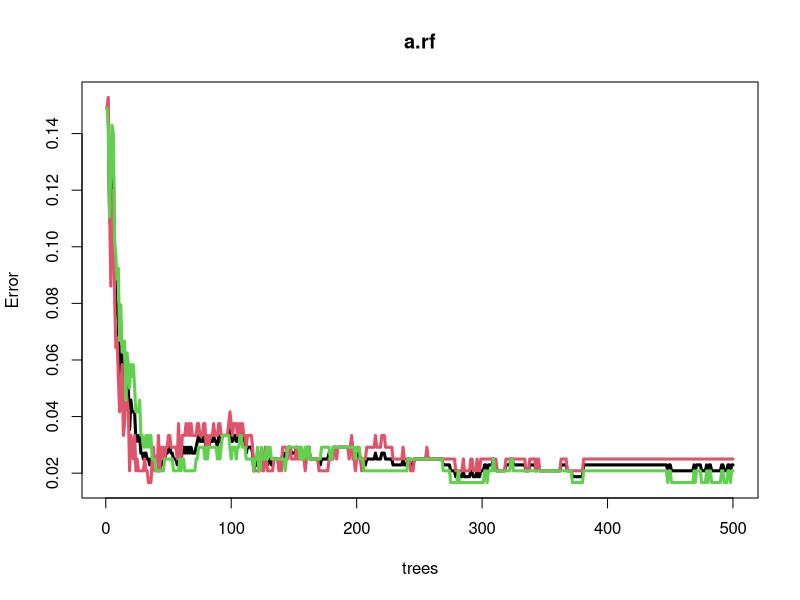
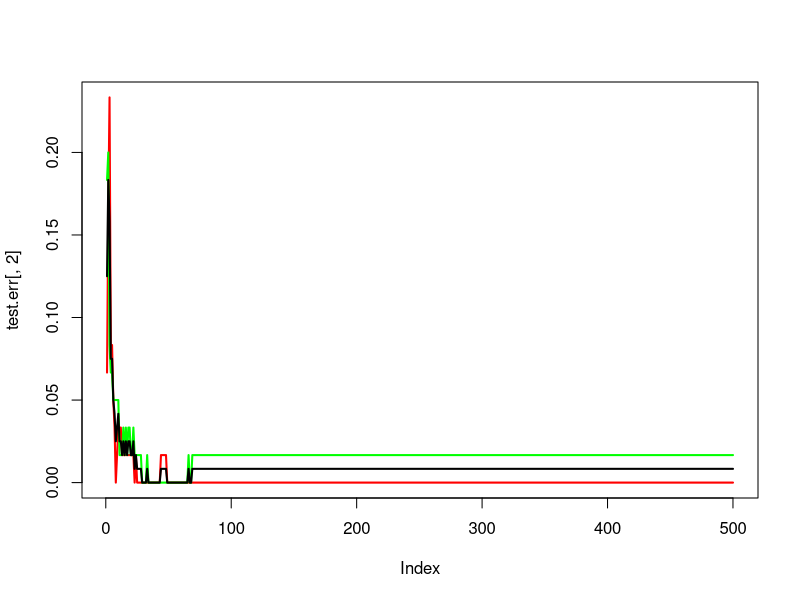
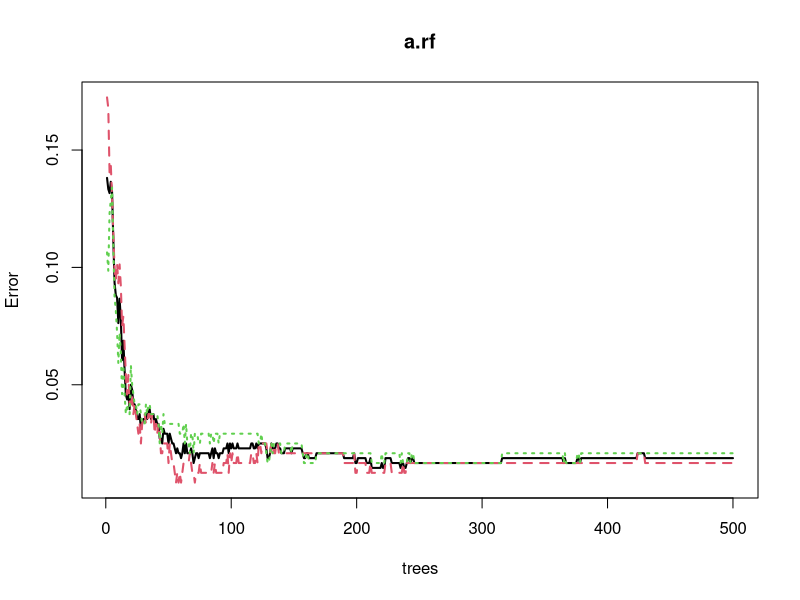
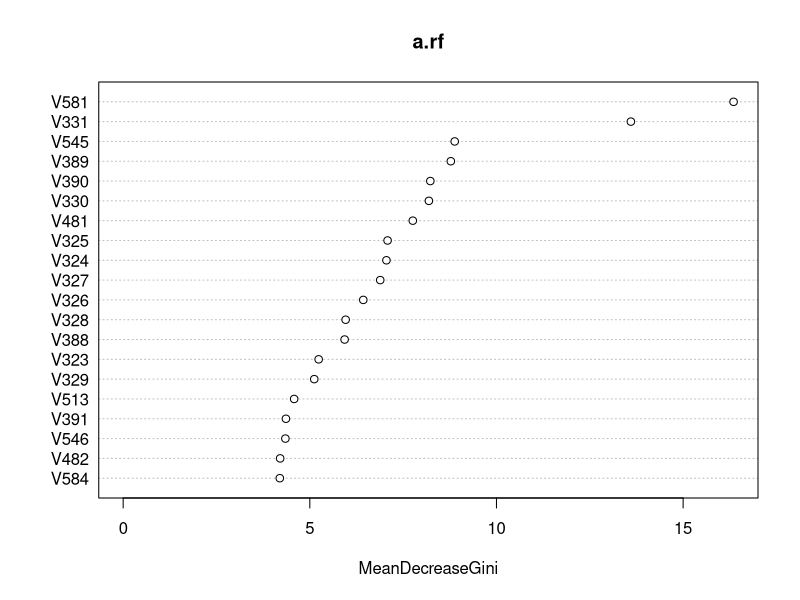

Write the R code that produced these figures, in order.
## ---- chunk 1
knitr::opts_chunk$set(echo = TRUE)
## ---- chunk 2
xtr <- read.table('../Lecture15/isolet-train-c-z.data', sep=',')
xte <- read.table('../Lecture15/isolet-test-c-z.data', sep=',') 
xtr$V618 <- as.factor(xtr$V618)
xte$V618 <- as.factor(xte$V618)
## ---- chunk 3
library(randomForest)
set.seed(123)
a.rf <- randomForest(V618 ~ ., data=xtr, ntree=500) 
p.rf <- predict(a.rf, newdata=xte, type='response')
table(p.rf, xte$V618)
## ---- chunk 4
plot(a.rf, lwd=3, lty=1)
a.rf
## ---- chunk 5
x.train <- model.matrix(V618 ~ ., data=xtr)
y.train <- xtr$V618
x.test <- model.matrix(V618 ~ ., data=xte)
y.test <- xte$V618
set.seed(123)
a.rf <- randomForest(x=x.train, y=y.train, xtest=x.test, ytest=y.test, ntree=500) 
test.err <- a.rf$test$err.rate
ma <- max(c(test.err))
plot(test.err[, 2], lwd=2, lty=1, col='red', type='l', ylim=c(0, max(c(0, ma))))
lines(test.err[, 3], lwd=2, lty=1, col='green')
lines(test.err[, 1], lwd=2, lty=1, col='black')
## ---- chunk 6
plot(a.rf, lwd=2)
a.rf
## ---- chunk 7
varImpPlot(a.rf, n.var=20)
## ---- chunk 8
library(class)
u1 <- knn(train=xtr[, -618], test=xte[, -618], cl=xtr[, 618], k = 1)
table(u1, xte$V618)

u5 <- knn(train=xtr[, -618], test=xte[, -618], cl=xtr[, 618], k = 5)
table(u5, xte$V618)

u10 <- knn(train=xtr[, -618], test=xte[, -618], cl=xtr[, 618], k = 10)
table(u10, xte$V618)

u20 <- knn(train=xtr[, -618], test=xte[, -618], cl=xtr[, 618], k = 20)
table(u20, xte$V618)

u50 <- knn(train=xtr[, -618], test=xte[, -618], cl=xtr[, 618], k = 50)
table(u50, xte$V618)
## ---- chunk 9
xtr$V619 <- as.numeric(xtr$V618==3)
d.glm <- glm(V619 ~ . - V618, data=xtr, family=binomial)
pr.glm <- as.numeric( predict(d.glm, newdata=xte, type='response') >  0.5 )
table(pr.glm, xte$V618)
## ---- chunk 10
library(MASS)
xtr$V619 <- NULL
d.lda <- lda(V618 ~ . , data=xtr)
pr.lda <- predict(d.lda, newdata=xte)$class
table(pr.lda, xte$V618)
## ---- chunk 11
library(rpart)
my.c <- rpart.control(minsplit=5, cp=1e-8, xval=10)
set.seed(987)
a.tree <- rpart(V618 ~ ., data=xtr, method='class', parms=list(split='information'), control=my.c)
cp <- a.tree$cptable[which.min(a.tree$cptable[,"xerror"]),"CP"]
a.tp <- prune(a.tree, cp=cp)
p.t <- predict(a.tp, newdata=xte, type='vector')
table(p.t, xte$V618)
## ---- chunk 12
set.seed(987)
a2.tree <- rpart(V618 ~ ., data=xtr, method='class', parms=list(split='information'))
p2.t <- predict(a2.tree, newdata=xte, type='vector')
table(p2.t, xte$V618)
